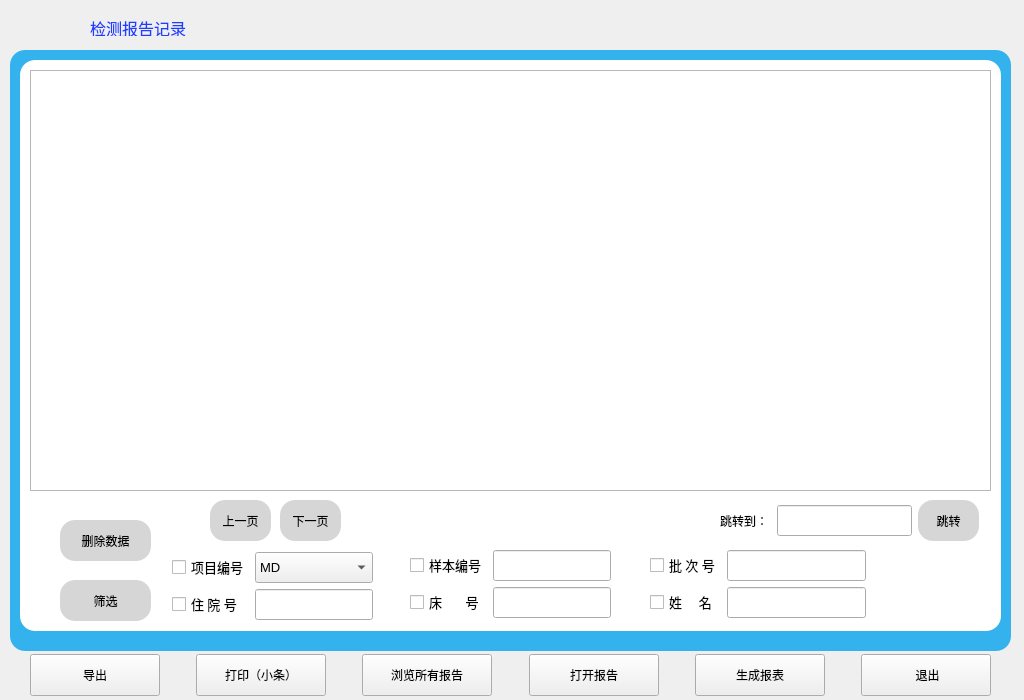
<?xml version="1.0" encoding="UTF-8"?>
<ui version="4.0">
 <class>Data</class>
 <widget class="QWidget" name="Data">
  <property name="geometry">
   <rect>
    <x>0</x>
    <y>0</y>
    <width>1024</width>
    <height>700</height>
   </rect>
  </property>
  <property name="minimumSize">
   <size>
    <width>1024</width>
    <height>700</height>
   </size>
  </property>
  <property name="maximumSize">
   <size>
    <width>1024</width>
    <height>700</height>
   </size>
  </property>
  <property name="windowTitle">
   <string>Form</string>
  </property>
  <property name="styleSheet">
   <string notr="true">#QWidget{background-color: rgb(245, 255, 253);}</string>
  </property>
  <widget class="QLabel" name="label">
   <property name="geometry">
    <rect>
     <x>19</x>
     <y>0</y>
     <width>52</width>
     <height>52</height>
    </rect>
   </property>
   <property name="minimumSize">
    <size>
     <width>52</width>
     <height>52</height>
    </size>
   </property>
   <property name="styleSheet">
    <string notr="true">border-image: url(:/new/home/home/logo1.png);</string>
   </property>
   <property name="text">
    <string/>
   </property>
  </widget>
  <widget class="QLabel" name="label_2">
   <property name="geometry">
    <rect>
     <x>90</x>
     <y>20</y>
     <width>111</width>
     <height>16</height>
    </rect>
   </property>
   <property name="font">
    <font>
     <family>等线</family>
     <pointsize>12</pointsize>
    </font>
   </property>
   <property name="styleSheet">
    <string notr="true">color: rgb(29, 63, 255);</string>
   </property>
   <property name="text">
    <string>检测报告记录</string>
   </property>
  </widget>
  <widget class="QWidget" name="widget" native="true">
   <property name="geometry">
    <rect>
     <x>10</x>
     <y>50</y>
     <width>1001</width>
     <height>601</height>
    </rect>
   </property>
   <property name="styleSheet">
    <string notr="true">#widget{background-color: rgb(52, 178, 237);
border-radius:15px;}
</string>
   </property>
   <widget class="QFrame" name="frame">
    <property name="geometry">
     <rect>
      <x>10</x>
      <y>10</y>
      <width>981</width>
      <height>571</height>
     </rect>
    </property>
    <property name="styleSheet">
     <string notr="true">#frame{background-color: rgb(255, 255, 255);
border-radius:15px;}
QPushButton{
    padding:10px;border-radius:15px;
    background-color: rgb(214, 214, 214);
	color: rgb(0, 0, 0);
    }

QPushButton:hover{
    
    background:#e7e7e7;}
QPushButton:pressed{
   
    background:#bdbdbd;}</string>
    </property>
    <property name="frameShape">
     <enum>QFrame::StyledPanel</enum>
    </property>
    <property name="frameShadow">
     <enum>QFrame::Raised</enum>
    </property>
    <widget class="QTableView" name="tableView">
     <property name="geometry">
      <rect>
       <x>10</x>
       <y>10</y>
       <width>961</width>
       <height>421</height>
      </rect>
     </property>
    </widget>
    <widget class="QPushButton" name="bt_del">
     <property name="geometry">
      <rect>
       <x>40</x>
       <y>460</y>
       <width>91</width>
       <height>41</height>
      </rect>
     </property>
     <property name="styleSheet">
      <string notr="true"/>
     </property>
     <property name="text">
      <string>删除数据</string>
     </property>
    </widget>
    <widget class="QPushButton" name="pushButton_3">
     <property name="geometry">
      <rect>
       <x>190</x>
       <y>440</y>
       <width>61</width>
       <height>41</height>
      </rect>
     </property>
     <property name="styleSheet">
      <string notr="true"> </string>
     </property>
     <property name="text">
      <string>上一页</string>
     </property>
    </widget>
    <widget class="QLabel" name="l_curr">
     <property name="geometry">
      <rect>
       <x>370</x>
       <y>440</y>
       <width>91</width>
       <height>21</height>
      </rect>
     </property>
     <property name="font">
      <font>
       <pointsize>12</pointsize>
      </font>
     </property>
     <property name="text">
      <string/>
     </property>
    </widget>
    <widget class="QLabel" name="l_tatol">
     <property name="geometry">
      <rect>
       <x>470</x>
       <y>440</y>
       <width>71</width>
       <height>21</height>
      </rect>
     </property>
     <property name="font">
      <font>
       <pointsize>12</pointsize>
      </font>
     </property>
     <property name="text">
      <string/>
     </property>
    </widget>
    <widget class="QPushButton" name="pushButton_4">
     <property name="geometry">
      <rect>
       <x>260</x>
       <y>440</y>
       <width>61</width>
       <height>41</height>
      </rect>
     </property>
     <property name="styleSheet">
      <string notr="true"> </string>
     </property>
     <property name="text">
      <string>下一页</string>
     </property>
    </widget>
    <widget class="QPushButton" name="bt_select">
     <property name="geometry">
      <rect>
       <x>40</x>
       <y>520</y>
       <width>91</width>
       <height>41</height>
      </rect>
     </property>
     <property name="styleSheet">
      <string notr="true"/>
     </property>
     <property name="text">
      <string>筛选</string>
     </property>
    </widget>
    <widget class="QWidget" name="layoutWidget">
     <property name="geometry">
      <rect>
       <x>390</x>
       <y>490</y>
       <width>201</width>
       <height>70</height>
      </rect>
     </property>
     <layout class="QGridLayout" name="gridLayout">
      <item row="0" column="0">
       <widget class="QCheckBox" name="checkBox_3">
        <property name="font">
         <font>
          <family>微软雅黑</family>
          <pointsize>10</pointsize>
         </font>
        </property>
        <property name="text">
         <string>样本编号</string>
        </property>
       </widget>
      </item>
      <item row="0" column="1">
       <widget class="QLineEdit" name="lineEdit_3">
        <property name="minimumSize">
         <size>
          <width>111</width>
          <height>31</height>
         </size>
        </property>
       </widget>
      </item>
      <item row="1" column="0">
       <widget class="QCheckBox" name="checkBox_4">
        <property name="font">
         <font>
          <family>微软雅黑</family>
          <pointsize>10</pointsize>
         </font>
        </property>
        <property name="text">
         <string>床       号</string>
        </property>
       </widget>
      </item>
      <item row="1" column="1">
       <widget class="QLineEdit" name="lineEdit_4">
        <property name="minimumSize">
         <size>
          <width>111</width>
          <height>31</height>
         </size>
        </property>
       </widget>
      </item>
     </layout>
    </widget>
    <widget class="QWidget" name="layoutWidget">
     <property name="geometry">
      <rect>
       <x>630</x>
       <y>490</y>
       <width>216</width>
       <height>70</height>
      </rect>
     </property>
     <layout class="QGridLayout" name="gridLayout_2">
      <item row="0" column="0">
       <widget class="QCheckBox" name="checkBox_10">
        <property name="font">
         <font>
          <family>微软雅黑</family>
          <pointsize>10</pointsize>
         </font>
        </property>
        <property name="text">
         <string>批 次 号</string>
        </property>
       </widget>
      </item>
      <item row="0" column="1">
       <widget class="QLineEdit" name="lineEdit_9">
        <property name="minimumSize">
         <size>
          <width>111</width>
          <height>31</height>
         </size>
        </property>
       </widget>
      </item>
      <item row="1" column="0">
       <widget class="QCheckBox" name="checkBox_9">
        <property name="font">
         <font>
          <family>微软雅黑</family>
          <pointsize>10</pointsize>
         </font>
        </property>
        <property name="text">
         <string>姓     名</string>
        </property>
       </widget>
      </item>
      <item row="1" column="1">
       <widget class="QLineEdit" name="lineEdit_10">
        <property name="minimumSize">
         <size>
          <width>111</width>
          <height>31</height>
         </size>
        </property>
       </widget>
      </item>
     </layout>
    </widget>
    <widget class="QWidget" name="layoutWidget">
     <property name="geometry">
      <rect>
       <x>152</x>
       <y>492</y>
       <width>201</width>
       <height>70</height>
      </rect>
     </property>
     <layout class="QGridLayout" name="gridLayout_3">
      <item row="0" column="0">
       <widget class="QCheckBox" name="checkBox_11">
        <property name="font">
         <font>
          <family>微软雅黑</family>
          <pointsize>10</pointsize>
         </font>
        </property>
        <property name="text">
         <string>项目编号</string>
        </property>
       </widget>
      </item>
      <item row="0" column="1">
       <widget class="QComboBox" name="comboBox">
        <property name="minimumSize">
         <size>
          <width>111</width>
          <height>31</height>
         </size>
        </property>
        <property name="font">
         <font>
          <pointsize>10</pointsize>
         </font>
        </property>
        <property name="styleSheet">
         <string notr="true"/>
        </property>
        <item>
         <property name="text">
          <string>MD</string>
         </property>
        </item>
        <item>
         <property name="text">
          <string>QD</string>
         </property>
        </item>
       </widget>
      </item>
      <item row="1" column="0">
       <widget class="QCheckBox" name="checkBox_2">
        <property name="font">
         <font>
          <family>微软雅黑</family>
          <pointsize>10</pointsize>
         </font>
        </property>
        <property name="text">
         <string>住 院 号</string>
        </property>
       </widget>
      </item>
      <item row="1" column="1">
       <widget class="QLineEdit" name="lineEdit_2">
        <property name="minimumSize">
         <size>
          <width>111</width>
          <height>31</height>
         </size>
        </property>
       </widget>
      </item>
     </layout>
    </widget>
    <widget class="QWidget" name="">
     <property name="geometry">
      <rect>
       <x>700</x>
       <y>439</y>
       <width>259</width>
       <height>43</height>
      </rect>
     </property>
     <layout class="QHBoxLayout" name="horizontalLayout_2">
      <item>
       <widget class="QLabel" name="label_5">
        <property name="minimumSize">
         <size>
          <width>51</width>
          <height>21</height>
         </size>
        </property>
        <property name="text">
         <string>跳转到：</string>
        </property>
       </widget>
      </item>
      <item>
       <widget class="QLineEdit" name="ed_page">
        <property name="minimumSize">
         <size>
          <width>111</width>
          <height>31</height>
         </size>
        </property>
       </widget>
      </item>
      <item>
       <widget class="QPushButton" name="pushButton_5">
        <property name="minimumSize">
         <size>
          <width>61</width>
          <height>41</height>
         </size>
        </property>
        <property name="styleSheet">
         <string notr="true"> </string>
        </property>
        <property name="text">
         <string>跳转</string>
        </property>
       </widget>
      </item>
     </layout>
    </widget>
   </widget>
  </widget>
  <widget class="QWidget" name="layoutWidget">
   <property name="geometry">
    <rect>
     <x>30</x>
     <y>650</y>
     <width>961</width>
     <height>51</height>
    </rect>
   </property>
   <layout class="QHBoxLayout" name="horizontalLayout">
    <item>
     <widget class="QPushButton" name="pushButton_2">
      <property name="minimumSize">
       <size>
        <width>130</width>
        <height>42</height>
       </size>
      </property>
      <property name="text">
       <string>导出</string>
      </property>
     </widget>
    </item>
    <item>
     <spacer name="horizontalSpacer">
      <property name="orientation">
       <enum>Qt::Horizontal</enum>
      </property>
      <property name="sizeHint" stdset="0">
       <size>
        <width>40</width>
        <height>20</height>
       </size>
      </property>
     </spacer>
    </item>
    <item>
     <widget class="QPushButton" name="pushButton_17">
      <property name="minimumSize">
       <size>
        <width>130</width>
        <height>42</height>
       </size>
      </property>
      <property name="text">
       <string>打印（小条）</string>
      </property>
     </widget>
    </item>
    <item>
     <spacer name="horizontalSpacer_2">
      <property name="orientation">
       <enum>Qt::Horizontal</enum>
      </property>
      <property name="sizeHint" stdset="0">
       <size>
        <width>40</width>
        <height>20</height>
       </size>
      </property>
     </spacer>
    </item>
    <item>
     <widget class="QPushButton" name="pushButton_12">
      <property name="minimumSize">
       <size>
        <width>130</width>
        <height>42</height>
       </size>
      </property>
      <property name="text">
       <string>浏览所有报告</string>
      </property>
     </widget>
    </item>
    <item>
     <spacer name="horizontalSpacer_3">
      <property name="orientation">
       <enum>Qt::Horizontal</enum>
      </property>
      <property name="sizeHint" stdset="0">
       <size>
        <width>40</width>
        <height>20</height>
       </size>
      </property>
     </spacer>
    </item>
    <item>
     <widget class="QPushButton" name="pushButton_13">
      <property name="minimumSize">
       <size>
        <width>130</width>
        <height>42</height>
       </size>
      </property>
      <property name="text">
       <string>打开报告</string>
      </property>
     </widget>
    </item>
    <item>
     <spacer name="horizontalSpacer_4">
      <property name="orientation">
       <enum>Qt::Horizontal</enum>
      </property>
      <property name="sizeHint" stdset="0">
       <size>
        <width>40</width>
        <height>20</height>
       </size>
      </property>
     </spacer>
    </item>
    <item>
     <widget class="QPushButton" name="pushButton_14">
      <property name="minimumSize">
       <size>
        <width>130</width>
        <height>42</height>
       </size>
      </property>
      <property name="text">
       <string>生成报表</string>
      </property>
     </widget>
    </item>
    <item>
     <spacer name="horizontalSpacer_5">
      <property name="orientation">
       <enum>Qt::Horizontal</enum>
      </property>
      <property name="sizeHint" stdset="0">
       <size>
        <width>40</width>
        <height>20</height>
       </size>
      </property>
     </spacer>
    </item>
    <item>
     <widget class="QPushButton" name="pushButton_15">
      <property name="minimumSize">
       <size>
        <width>130</width>
        <height>42</height>
       </size>
      </property>
      <property name="text">
       <string> 退出</string>
      </property>
      <property name="icon">
       <iconset resource="icon.qrc">
        <normaloff>:/new/home/home/tuichu.png</normaloff>:/new/home/home/tuichu.png</iconset>
      </property>
     </widget>
    </item>
   </layout>
  </widget>
 </widget>
 <resources>
  <include location="icon.qrc"/>
 </resources>
 <connections/>
</ui>
